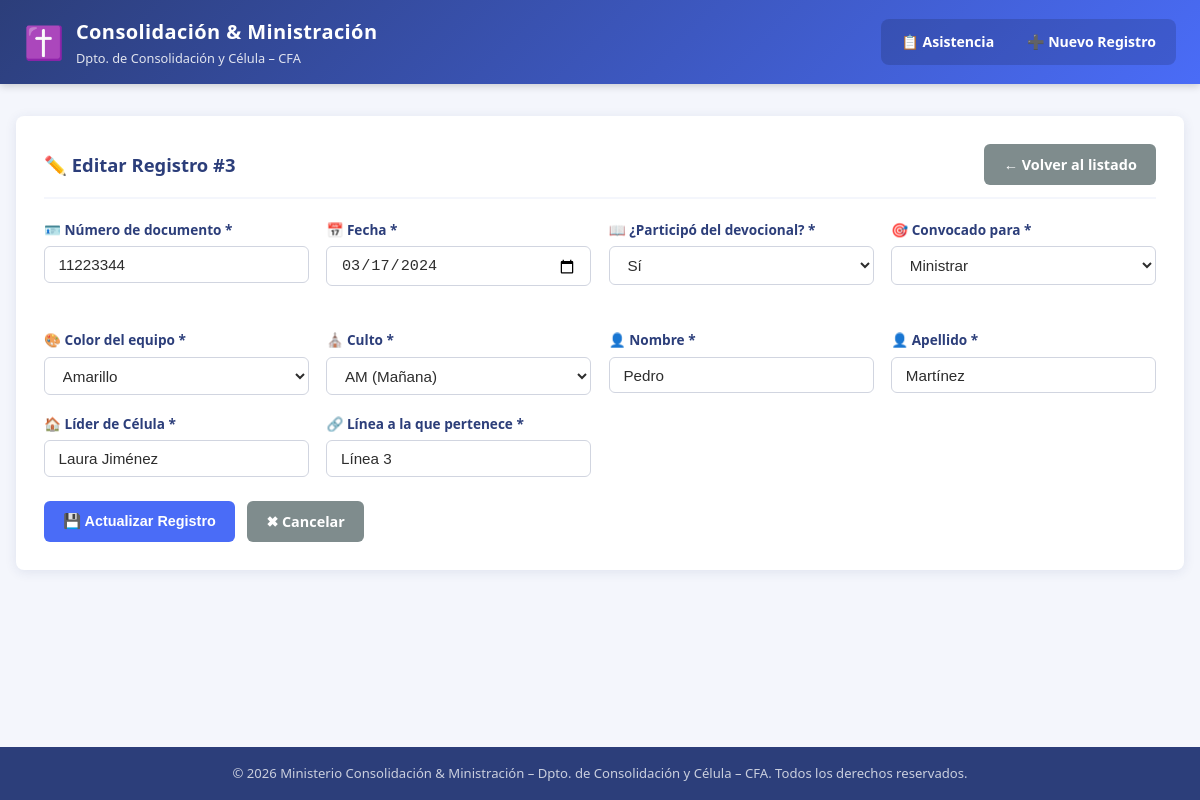
The app's page /editar.php?id=3 with its own data.
### tables this page shows
CREATE TABLE IF NOT EXISTS asistencia (
    id               INT AUTO_INCREMENT PRIMARY KEY,        
    numero_documento VARCHAR(20)  DEFAULT NULL,             
    fecha            DATE NOT NULL,                         
    devocional       ENUM('Sí','No') NOT NULL,              
    convocado        ENUM('Consolidar','Ministrar','Ambos') NOT NULL,  
    color_equipo     VARCHAR(50)  NOT NULL,                  
    culto            ENUM('AM','PM') NOT NULL,               
    nombre           VARCHAR(100) NOT NULL,                  
    apellido         VARCHAR(100) NOT NULL,                  
    lider_celula     VARCHAR(150) NOT NULL,                  
    linea            VARCHAR(150) NOT NULL,                  
    created_at       TIMESTAMP DEFAULT CURRENT_TIMESTAMP    
);

### editar.php (the view, shortened to what this page needs)
<?php
$id = filter_input(INPUT_GET, 'id', FILTER_VALIDATE_INT);
$errores = [];
$datos   = [];
try {
    $pdo = obtenerConexion();
    if ($_SERVER['REQUEST_METHOD'] === 'POST') {
        $datos = [
            'numero_documento' => trim($_POST['numero_documento'] ?? ''),
            'fecha'        => trim($_POST['fecha']        ?? ''),
            'devocional'   => trim($_POST['devocional']   ?? ''),
            'convocado'    => trim($_POST['convocado']    ?? ''),
            'color_equipo' => trim($_POST['color_equipo'] ?? ''),
            'culto'        => trim($_POST['culto']        ?? ''),
            'nombre'       => trim($_POST['nombre']       ?? ''),
            'apellido'     => trim($_POST['apellido']     ?? ''),
            'lider_celula' => trim($_POST['lider_celula'] ?? ''),
            'linea'        => trim($_POST['linea']        ?? ''),
        ];
        if ($datos['numero_documento'] === '') {
            $errores['numero_documento'] = 'El número de documento es obligatorio.';
        }
        if ($datos['fecha'] === '' || !preg_match('/^\d{4}-\d{2}-\d{2}$/', $datos['fecha'])) {
            $errores['fecha'] = 'La fecha es obligatoria y debe tener formato válido.';
        }
        if (!in_array($datos['devocional'], ['Sí', 'No'], true)) {
            $errores['devocional'] = 'Debe indicar si participó del devocional.';
        }
        if (!in_array($datos['convocado'], ['Consolidar', 'Ministrar', 'Ambos'], true)) {
            $errores['convocado'] = 'Debe seleccionar el propósito de la convocatoria.';
        }
        if ($datos['color_equipo'] === '') {
            $errores['color_equipo'] = 'El color del equipo es obligatorio.';
        }
        if (!in_array($datos['culto'], ['AM', 'PM'], true)) {
            $errores['culto'] = 'Debe seleccionar el turno del culto (AM o PM).';
        }
        if ($datos['nombre'] === '') {
            $errores['nombre'] = 'El nombre es obligatorio.';
        }
        if ($datos['apellido'] === '') {
            $errores['apellido'] = 'El apellido es obligatorio.';
        }
        if ($datos['lider_celula'] === '') {
            $errores['lider_celula'] = 'El líder de célula es obligatorio.';
        }
        if ($datos['linea'] === '') {
            $errores['linea'] = 'La línea es obligatoria.';
        }
        if (empty($errores)) {
            $sql = "UPDATE asistencia SET
                        numero_documento = :numero_documento,
                        fecha        = :fecha,
                        devocional   = :devocional,
                        convocado    = :convocado,
                        color_equipo = :color_equipo,
                        culto        = :culto,
                        nombre       = :nombre,
                        apellido     = :apellido,
                        lider_celula = :lider_celula,
                        linea        = :linea
                    WHERE id = :id";
            $stmt = $pdo->prepare($sql);
            $ejecutar = $datos;
            $ejecutar[':id'] = $id;
            $stmt->execute($ejecutar);
            header('Location: index.php?msg=' . urlencode('Registro actualizado exitosamente.') . '&tipo=exito');
            exit;
        }
    } else {
        $stmt = $pdo->prepare('SELECT * FROM asistencia WHERE id = :id');
        $stmt->execute([':id' => $id]);
        $datos = $stmt->fetch();
    }
} catch (PDOException $e) {
    error_log('Error de base de datos en editar.php: ' . $e->getMessage());
    die('<p style="color:red;padding:2rem">No se pudo procesar la solicitud. Por favor, contacte al administrador del sistema.</p>');
}
$coloresEquipo = ['Verde', 'Amarillo', 'Azul', 'Naranja'];
require_once 'includes/header.php';
?>
<div class="tarjeta">
    <div class="tarjeta__encabezado">
        <h2 class="tarjeta__titulo">✏️ Editar Registro #<?= (int)$id ?></h2>
        <a href="index.php" class="btn btn--secundario">← Volver al listado</a>
    </div>
    <form method="post" action="editar.php?id=<?= (int)$id ?>" novalidate>
        <div class="formulario__grid">
            <div class="formulario__grupo">
                <label for="numero_documento">🪪 Número de documento *</label>
                <input
                    type="text"
                    id="numero_documento"
                    name="numero_documento"
                    value="<?= htmlspecialchars($datos['numero_documento'] ?? '') ?>"
                    placeholder="Ingrese el número de documento"
                    maxlength="20"
                    required
                    aria-describedby="error-numero_documento"
                    autocomplete="off"
                >
                <span id="doc-hint" class="doc-hint"></span>
            </div>
            <div class="formulario__grupo">
                <label for="fecha">📅 Fecha *</label>
                <input
                    type="date"
                    id="fecha"
                    name="fecha"
                    value="<?= htmlspecialchars($datos['fecha']) ?>"
                    required
                >
            </div>
            <div class="formulario__grupo">
                <label for="devocional">📖 ¿Participó del devocional? *</label>
                <select id="devocional" name="devocional" required>
                    <option value="Sí"  <?= $datos['devocional'] === 'Sí'  ? 'selected' : '' ?>>Sí</option>
                </select>
            </div>
            <div class="formulario__grupo">
                <label for="convocado">🎯 Convocado para *</label>
                <select id="convocado" name="convocado" required>
                    <option value="Ministrar"  <?= $datos['convocado'] === 'Ministrar'  ? 'selected' : '' ?>>Ministrar</option>
                </select>
            </div>
            <div class="formulario__grupo">
                <label for="color_equipo">🎨 Color del equipo *</label>
                <select id="color_equipo" name="color_equipo" required>
                    <?php foreach ($coloresEquipo as $color): ?>
                        <option value="<?= htmlspecialchars($color) ?>"
                            <?= $datos['color_equipo'] === $color ? 'selected' : '' ?>>
                            <?= htmlspecialchars($color) ?>
                        </option>
                    <?php endforeach; ?>
                </select>
            </div>
            <div class="formulario__grupo">
                <label for="culto">⛪ Culto *</label>
                <select id="culto" name="culto" required>
                    <option value="AM" <?= $datos['culto'] === 'AM' ? 'selected' : '' ?>>AM (Mañana)</option>
                </select>
            </div>
            <div class="formulario__grupo">
                <label for="nombre">👤 Nombre *</label>
                <input
                    type="text"
                    id="nombre"
                    name="nombre"
                    value="<?= htmlspecialchars($datos['nombre']) ?>"
                    maxlength="100"
                    required
                >
            </div>
            <div class="formulario__grupo">
                <label for="apellido">👤 Apellido *</label>
                <input
                    type="text"
                    id="apellido"
                    name="apellido"
                    value="<?= htmlspecialchars($datos['apellido']) ?>"
                    maxlength="100"
                    required
                >
            </div>
            <div class="formulario__grupo">
                <label for="lider_celula">🏠 Líder de Célula *</label>
                <input
                    type="text"
                    id="lider_celula"
                    name="lider_celula"
                    value="<?= htmlspecialchars($datos['lider_celula']) ?>"
                    maxlength="150"
                    required
                >
            </div>
            <div class="formulario__grupo">
                <label for="linea">🔗 Línea a la que pertenece *</label>
                <input
                    type="text"
                    id="linea"
                    name="linea"
                    value="<?= htmlspecialchars($datos['linea']) ?>"
                    maxlength="150"
                    required
                >
            </div>
        </div>
        <div class="formulario__acciones">
            <button type="submit" class="btn btn--primario">💾 Actualizar Registro</button>
            <a href="index.php" class="btn btn--secundario">✖ Cancelar</a>
        </div>
    </form>
</div>
<?php require_once 'includes/footer.php'; ?>

### css/styles.css (style rules this page uses)
:root { --color-primario: #2c3e7a; --color-secundario: #4a6cf7; --color-fondo: #f4f6fc; --color-blanco: #ffffff; --color-texto: #2d2d2d; --color-borde: #d1d5e0; --color-exito: #27ae60; --color-peligro: #e74c3c; --color-advertencia: #f39c12; --radio-borde: 8px; --sombra: 0 2px 12px rgba(44, 62, 122, 0.10); --transicion: 0.25s ease; }
*, *::before, *::after { box-sizing: border-box; margin: 0; padding: 0; }
html { font-size: 16px; scroll-behavior: smooth; }
body { font-family: 'Segoe UI', Tahoma, Geneva, Verdana, sans-serif; background-color: var(--color-fondo); color: var(--color-texto); line-height: 1.6; min-height: 100vh; display: flex; flex-direction: column; }
.tarjeta { background-color: var(--color-blanco); border-radius: var(--radio-borde); box-shadow: var(--sombra); padding: 1.75rem; margin-bottom: 1.5rem; }
.tarjeta__encabezado { display: flex; align-items: center; justify-content: space-between; flex-wrap: wrap; gap: 0.75rem; margin-bottom: 1.25rem; padding-bottom: 0.75rem; border-bottom: 2px solid var(--color-fondo); }
.tarjeta__titulo { font-size: 1.15rem; font-weight: 700; color: var(--color-primario); }
.formulario__grid { display: grid; grid-template-columns: repeat(auto-fit, minmax(240px, 1fr)); gap: 1.1rem; }
.formulario__grupo { display: flex; flex-direction: column; gap: 0.35rem; }
.formulario__grupo label { font-size: 0.85rem; font-weight: 600; color: var(--color-primario); }
.formulario__grupo input, .formulario__grupo select { padding: 0.55rem 0.85rem; border: 1.5px solid var(--color-borde); border-radius: 6px; font-size: 0.95rem; color: var(--color-texto); background-color: var(--color-blanco); transition: border-color var(--transicion), box-shadow var(--transicion); width: 100%; }
.formulario__acciones { display: flex; gap: 0.75rem; flex-wrap: wrap; margin-top: 1.5rem; }
.btn { display: inline-flex; align-items: center; gap: 0.4rem; padding: 0.55rem 1.2rem; border: none; border-radius: 6px; font-size: 0.9rem; font-weight: 600; cursor: pointer; text-decoration: none; transition: filter var(--transicion), transform var(--transicion); white-space: nowrap; }
.btn--primario { background-color: var(--color-secundario); color: var(--color-blanco); }
.btn--secundario { background-color: #7f8c8d; color: var(--color-blanco); }
.doc-hint { display: block; font-size: 0.8rem; margin-top: 0.25rem; min-height: 1.2rem; }

### records on screen
asistencia: numero_documento "11223344", fecha "03/17/2024", devocional "Sí", convocado "Ministrar", color_equipo "Amarillo", culto "AM (Mañana)", nombre "Pedro", apellido "Martínez", lider_celula "Laura Jiménez", linea "Línea 3"

### other values on screen
$id "3"
